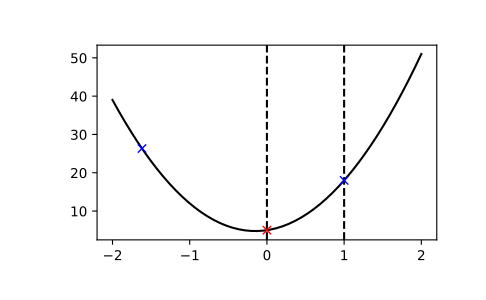

Python code for this plot:
# This function can find a downward convex region of a function:

import matplotlib.pyplot as plt
from scipy.optimize import bracket
def f(x):
    return 10*x**2 + 3*x + 5
x = np.linspace(-2, 2)
y = f(x)
init_xa, init_xb = 0, 1
xa, xb, xc, fa, fb, fc, funcalls = bracket(f, xa=init_xa, xb=init_xb)
plt.axvline(x=init_xa, color="k", linestyle="--")
plt.axvline(x=init_xb, color="k", linestyle="--")
plt.plot(x, y, "-k")
plt.plot(xa, fa, "bx")
plt.plot(xb, fb, "rx")
plt.plot(xc, fc, "bx")
plt.show()
